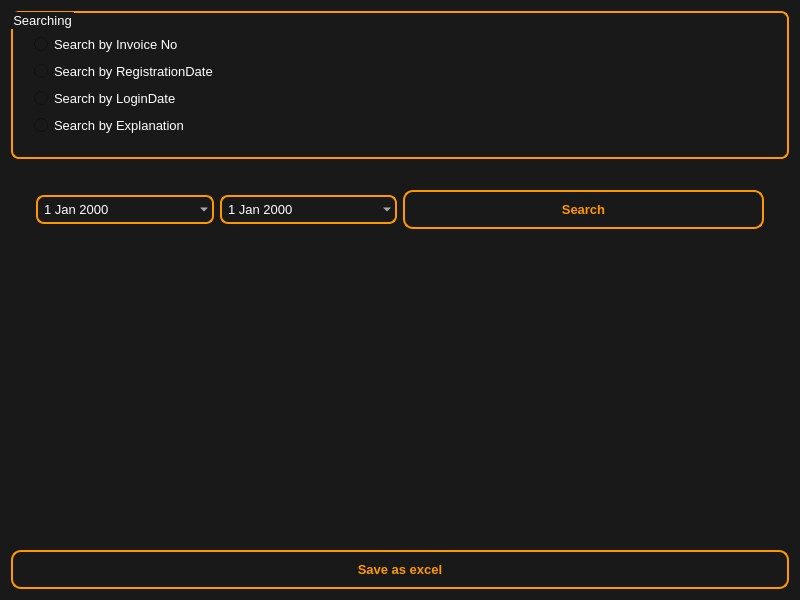
<?xml version="1.0" encoding="UTF-8"?>
<ui version="4.0">
 <class>Form</class>
 <widget class="QWidget" name="Form">
  <property name="geometry">
   <rect>
    <x>0</x>
    <y>0</y>
    <width>800</width>
    <height>600</height>
   </rect>
  </property>
  <property name="maximumSize">
   <size>
    <width>800</width>
    <height>600</height>
   </size>
  </property>
  <property name="windowTitle">
   <string>Form</string>
  </property>
  <property name="styleSheet">
   <string notr="true">/* =========================
   MAIN WINDOW
   ========================= */
QWidget {
    background-color: #191919;
    color: white;
    font-family: Segoe UI;
    font-size: 13px;
}

/* =========================
   LOGIN CARD (ORANGE BORDER)
   ========================= */
QFrame {
    background-color: transparent;
    padding: 16px;
}

/* =========================
   TEXT
   ========================= */
QLabel {
    color: #E0E0E0;
}

QLabel#lblTitle {
    color: #FF9800;
    font-size: 24px;
    font-weight: bold;
}

/* =========================
   INPUT FIELDS (BORDER STYLE)
   ========================= */
QLineEdit {
    background-color: transparent;
    color: white;
    border: 1.5px solid #FF9800;
    border-radius: 8px;
    padding: 4px;
}

QGroupBox {
    background-color: transparent;
    color: white;
    border: 1.5px solid #FF9800;
    border-radius: 8px;
    padding: 12px;
}

QComboBox {
    background-color: transparent;
    color: white;
    border: 1.5px solid #FF9800;
    border-radius: 8px;
    padding: 4px;
}

QDateEdit {
    background-color: transparent;
    color: white;
    border: 1.5px solid #FF9800;
    border-radius: 8px;
    padding: 4px;
}

QLineEdit:focus {
    border: 2px solid #FFA726;
}

/* =========================
   LOGIN BUTTON (OUTLINE STYLE)
   ========================= */
QPushButton {
    background-color: transparent;
    color: #FF9800;
    font-weight: bold;
    border: 2px solid #FF9800;
    border-radius: 10px;
    padding: 10px;
}

QPushButton:hover {
    background-color: rgba(255, 152, 0, 25);
}

QPushButton:pressed {
    background-color: rgba(255, 152, 0, 60);
    color: black;
}

/* =========================
   DISABLED BUTTON
   ========================= */
QPushButton:disabled {
    border-color: #555;
    color: #555;
}
</string>
  </property>
  <layout class="QVBoxLayout" name="verticalLayout_2">
   <item>
    <layout class="QVBoxLayout" name="verticalLayout">
     <item>
      <widget class="QGroupBox" name="groupBox">
       <property name="title">
        <string>Searching</string>
       </property>
       <layout class="QVBoxLayout" name="verticalLayout_3">
        <item>
         <widget class="QRadioButton" name="radioButton1">
          <property name="styleSheet">
           <string notr="true"/>
          </property>
          <property name="text">
           <string>Search by Invoice No</string>
          </property>
          <property name="autoRepeat">
           <bool>false</bool>
          </property>
         </widget>
        </item>
        <item>
         <widget class="QRadioButton" name="radioButton2">
          <property name="text">
           <string>Search by RegistrationDate</string>
          </property>
         </widget>
        </item>
        <item>
         <widget class="QRadioButton" name="radioButton3">
          <property name="text">
           <string>Search by LoginDate</string>
          </property>
         </widget>
        </item>
        <item>
         <widget class="QRadioButton" name="radioButton4">
          <property name="text">
           <string>Search by Explanation</string>
          </property>
         </widget>
        </item>
       </layout>
      </widget>
     </item>
     <item>
      <widget class="QStackedWidget" name="stackedWidget">
       <property name="maximumSize">
        <size>
         <width>16777215</width>
         <height>90</height>
        </size>
       </property>
       <property name="currentIndex">
        <number>2</number>
       </property>
       <widget class="QWidget" name="pgInvoiceNo">
        <layout class="QHBoxLayout" name="horizontalLayout">
         <item>
          <layout class="QHBoxLayout" name="horizontalLayout_6">
           <item>
            <widget class="QLineEdit" name="leExplanation">
             <property name="placeholderText">
              <string>Type a word in Explanation</string>
             </property>
            </widget>
           </item>
          </layout>
         </item>
         <item>
          <widget class="QPushButton" name="btnSearchInvoiceNo">
           <property name="text">
            <string>Search</string>
           </property>
          </widget>
         </item>
        </layout>
       </widget>
       <widget class="QWidget" name="pgRegstrationDate">
        <layout class="QHBoxLayout" name="horizontalLayout_2">
         <item>
          <widget class="QDateEdit" name="deRegstrationDate">
           <property name="calendarPopup">
            <bool>true</bool>
           </property>
          </widget>
         </item>
         <item>
          <widget class="QPushButton" name="btnSearchLoginDate_2">
           <property name="text">
            <string>Search</string>
           </property>
          </widget>
         </item>
        </layout>
       </widget>
       <widget class="QWidget" name="pgExplanation">
        <layout class="QHBoxLayout" name="horizontalLayout_4">
         <item>
          <layout class="QHBoxLayout" name="horizontalLayout_7">
           <item>
            <widget class="QDateEdit" name="dateEdit_3">
             <property name="calendarPopup">
              <bool>true</bool>
             </property>
            </widget>
           </item>
           <item>
            <widget class="QDateEdit" name="dateEdit_2">
             <property name="calendarPopup">
              <bool>true</bool>
             </property>
            </widget>
           </item>
          </layout>
         </item>
         <item>
          <widget class="QPushButton" name="btnSearchExplanation">
           <property name="text">
            <string>Search</string>
           </property>
          </widget>
         </item>
        </layout>
       </widget>
       <widget class="QWidget" name="pgLoginDate">
        <layout class="QHBoxLayout" name="horizontalLayout_3">
         <item>
          <widget class="QLineEdit" name="lineEdit">
           <property name="inputMask">
            <string notr="true"/>
           </property>
           <property name="text">
            <string/>
           </property>
           <property name="placeholderText">
            <string>Invoice No</string>
           </property>
          </widget>
         </item>
         <item>
          <widget class="QPushButton" name="btnSearchLoginDate">
           <property name="text">
            <string>Search</string>
           </property>
          </widget>
         </item>
        </layout>
       </widget>
      </widget>
     </item>
     <item>
      <widget class="QTableView" name="tableView">
       <property name="sizePolicy">
        <sizepolicy hsizetype="Expanding" vsizetype="Expanding">
         <horstretch>0</horstretch>
         <verstretch>0</verstretch>
        </sizepolicy>
       </property>
       <property name="maximumSize">
        <size>
         <width>800</width>
         <height>16777215</height>
        </size>
       </property>
       <property name="styleSheet">
        <string notr="true">QTableView {
    gridline-color: #ccc;
    font-size: 14px;
}

QHeaderView::section {
    background-color: #2c3e50;
    color: white;
    padding: 4px;
    border: none;
}
</string>
       </property>
       <property name="frameShape">
        <enum>QFrame::StyledPanel</enum>
       </property>
       <property name="lineWidth">
        <number>4</number>
       </property>
       <property name="midLineWidth">
        <number>0</number>
       </property>
       <property name="editTriggers">
        <set>QAbstractItemView::NoEditTriggers</set>
       </property>
       <property name="alternatingRowColors">
        <bool>true</bool>
       </property>
       <property name="selectionMode">
        <enum>QAbstractItemView::SingleSelection</enum>
       </property>
       <property name="selectionBehavior">
        <enum>QAbstractItemView::SelectRows</enum>
       </property>
      </widget>
     </item>
     <item>
      <widget class="QPushButton" name="btnSaveasexcel">
       <property name="text">
        <string>Save as excel</string>
       </property>
      </widget>
     </item>
    </layout>
   </item>
   <item>
    <layout class="QHBoxLayout" name="horizontalLayout_5"/>
   </item>
  </layout>
 </widget>
 <resources/>
 <connections/>
</ui>
